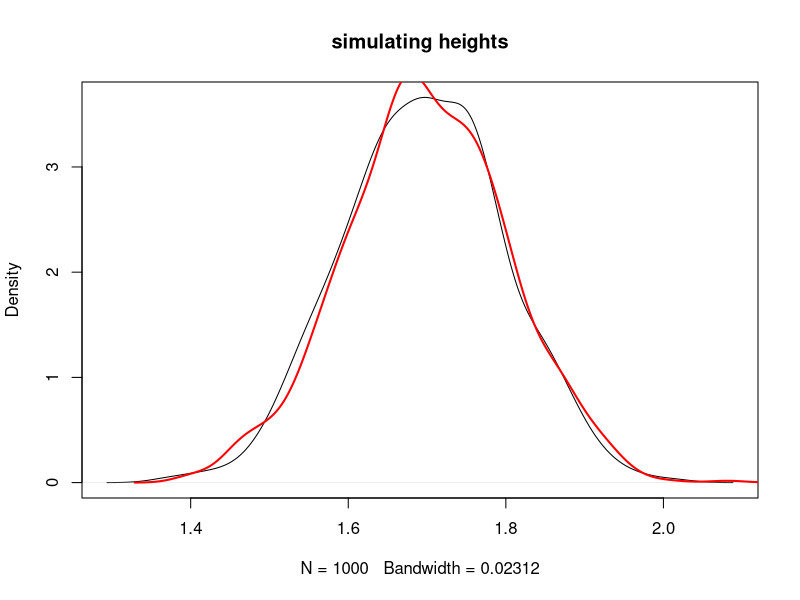

The R script that drew this image:
heights=rnorm(1000,1.70,0.1)
# a
plot(density(heights),main="simulating heights")
# b
set.seed(1)
heights2=rnorm(1000,1.70,0.1)
lines(density(heights2),col="red",lwd=2)
# c
pnorm(1.90,1,70,0.1)
# d
1-pnorm(1.60,1.70,0.1)
